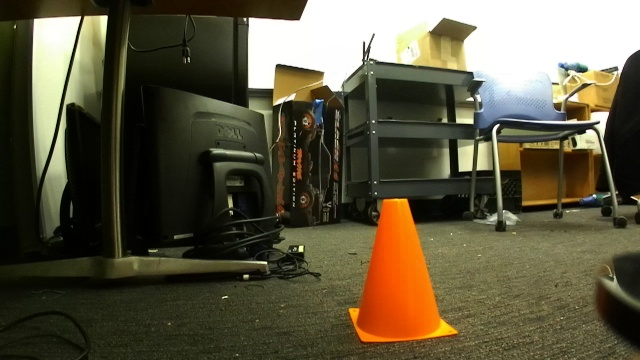
#> input picture lab4_visual_servoing/src/test_images/test1.jpg, 640 x 360 px
$ python -i cone_detection.py   (imports and definitions only)   (older library calls are emulated)
#> lines starting #> are read from the running program, lines starting #| are printed output that depends on the picture; after the words box and inside, x2 and y2 are one past the last pixel; in counts of white or black regions, pixels touching at a corner belong together
#> further down, picture is the input picture: shape (360, 640, 3); mean B, G, R 64.3, 86.9, 92.9
import cv2
import imutils
import numpy as np
import pdb
# from matplotlib import pyplot as plt
# from matplotlib import patches as patches


# [267 lines left out: functions cd_sift_ransac, cd_template_matching, filter_contours, get_contour_centroid, cd_color_segmentation_contours, not called in this run]


def cd_color_segmentation_hsv(img, debug=False):
    """
    Implement the cone detection using color segmentation algorithm
    Input:
        img: np.3darray; the input image with a cone to be detected
    Return:
        bbox: ((x1, y1), (x2, y2)); the bounding box of the cone, unit in px
                (x1, y1) is the bottom left of the bbox and (x2, y2) is the top right of the bbox
    """
#> called with debug = False
    HSV_MIN = np.array([6,225,120])
    HSV_MAX = np.array([35,255,255])
    hsv_img = cv2.cvtColor(img, cv2.COLOR_BGR2HSV)
#> hsv_img: shape (360, 640, 3); mean H, S, V 30.2, 119.7, 95.1

    # Boolean map of orange pixels
    orig_orange_bool = cv2.inRange(hsv_img, HSV_MIN, HSV_MAX)
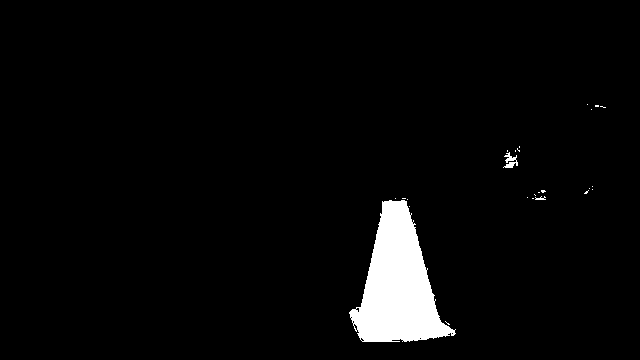
#> orig_orange_bool: shape (360, 640); 3.7% white; 25 white regions (22 under 20 px), largest, box (x1, y1, x2, y2) and area: (349, 200, 456, 342) 8274, (503, 152, 518, 168) 118, (535, 196, 546, 200) 25
    kernel_small = np.ones((2,2),np.uint8)
    kernel_large = np.ones((12,12),np.uint8)

    # Fill in tiny holes then remove small regions of orange
    orange_bool = cv2.dilate(orig_orange_bool, kernel_small)
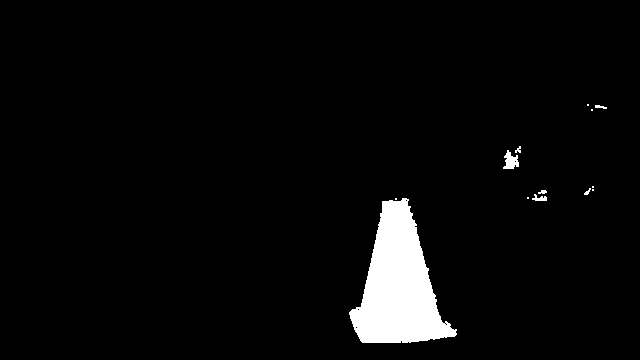
#> orange_bool: shape (360, 640); 3.9% white; 13 white regions (6 under 20 px), largest, box (x1, y1, x2, y2) and area: (349, 198, 457, 343) 8634, (503, 150, 519, 169) 185, (532, 194, 547, 201) 61
    orange_bool = cv2.erode(orange_bool, kernel_large)
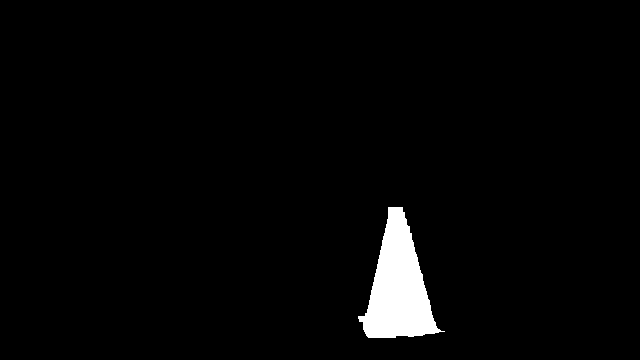
#> orange_bool: shape (360, 640); 2.6% white; 1 white region, box (x1, y1, x2, y2) and area: (358, 207, 445, 338) 5931
    orange_bool = cv2.dilate(orange_bool, kernel_large)
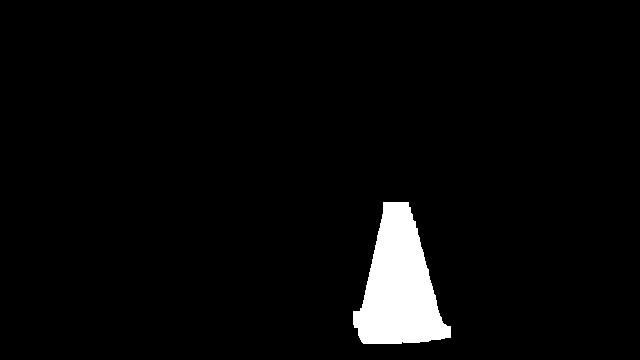
#> orange_bool: shape (360, 640); 3.7% white; 1 white region, box (x1, y1, x2, y2) and area: (353, 202, 451, 344) 8461

    # Find the intersection with originally seen orange pixels
    dilated_orange_bool = cv2.dilate(orange_bool, kernel_large)
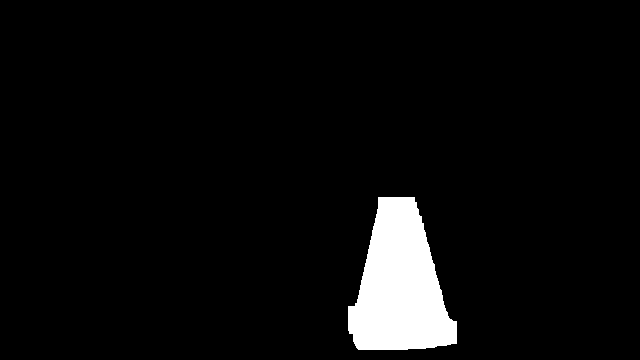
#> dilated_orange_bool: shape (360, 640); 4.9% white; 1 white region, box (x1, y1, x2, y2) and area: (348, 197, 457, 350) 11223
    cone_bool = cv2.bitwise_and(dilated_orange_bool, orig_orange_bool)
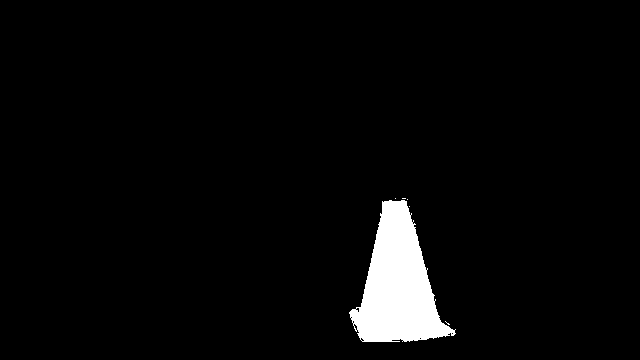
#> cone_bool: shape (360, 640); 3.6% white; 6 white regions (5 under 20 px), largest, box (x1, y1, x2, y2) and area: (349, 200, 456, 342) 8274
    cone_points = np.array(np.where(cone_bool)).T
#> cone_points = 8287 pairs, first value 198 to 341, second value 349 to 455
    # dilated_points = np.array(np.where(dilated_orange_bool)).T
    # orig_points = np.array(np.where(orig_orange_bool)).T
    # points = np.array(np.where(orange_bool)).T

    y1, x1, h, w = cv2.boundingRect(cone_points)
#> y1 = 198; x1 = 349; h = 144; w = 107
    x2 = x1 + w
#> x2 = 456
    y2 = y1 + h
#> y2 = 342

    # [16 lines of commented-out code are left out]
    return ((x1, y1), (x2, y2))

# [6 lines not run here, left out]

>>> import cv2
>>> picture = cv2.imread('test_images/test1.jpg')
>>> result = cd_color_segmentation_hsv(picture)
#> result = ((349, 198), (456, 342))

$ run again, on lab4_visual_servoing/src/test_images/test10.jpg
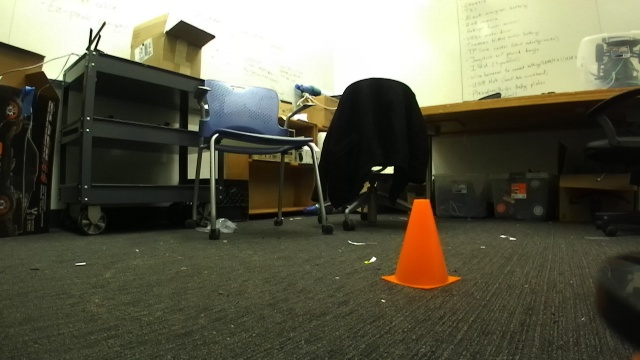
#> input picture lab4_visual_servoing/src/test_images/test10.jpg, 640 x 360 px
#> picture is the input picture: shape (360, 640, 3); mean B, G, R 74.4, 93.1, 94.5
#> hsv_img: shape (360, 640, 3); mean H, S, V 32.9, 80.4, 97.1
#> in cd_color_segmentation_hsv, `orig_orange_bool = cv2.inRange(hsv_img, HSV_MIN, HSV_MAX)`:
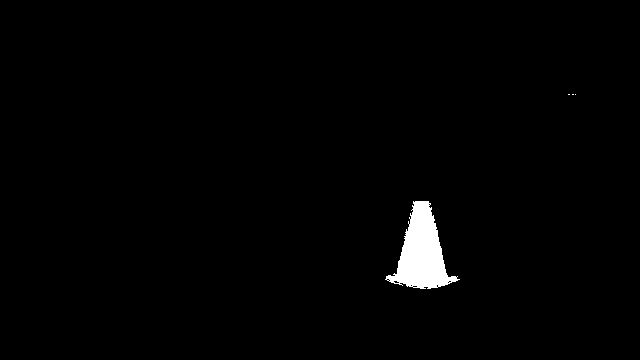
#> orig_orange_bool: shape (360, 640); 1.4% white; 4 white regions (3 under 20 px), largest, box (x1, y1, x2, y2) and area: (385, 201, 460, 289) 3204
#> in cd_color_segmentation_hsv, `dilated_orange_bool = cv2.dilate(orange_bool, kernel_large)`:
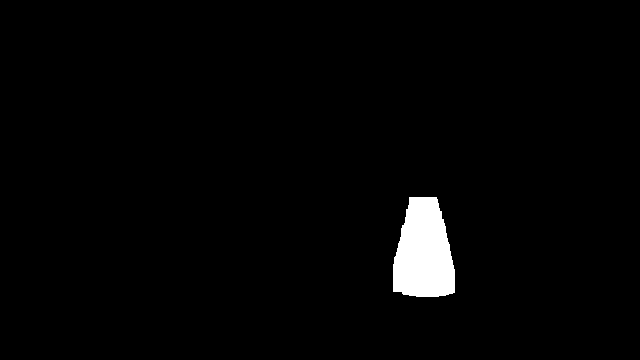
#> dilated_orange_bool: shape (360, 640); 2.1% white; 1 white region, box (x1, y1, x2, y2) and area: (393, 197, 455, 297) 4882
#> cone_bool: shape (360, 640); 1.4% white; 1 white region, box (x1, y1, x2, y2) and area: (393, 201, 455, 289) 3148
#> cone_points = 3148 pairs, first value 201 to 288, second value 393 to 454
#> y1 = 201; x1 = 393; h = 88; w = 62
#> x2 = 455
#> y2 = 289
#> result = ((393, 201), (455, 289))

$ run again, on lab4_visual_servoing/src/test_images/test11.jpg
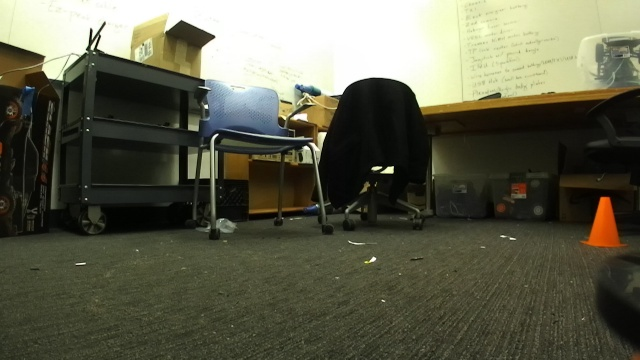
#> input picture lab4_visual_servoing/src/test_images/test11.jpg, 640 x 360 px
#> picture is the input picture: shape (360, 640, 3); mean B, G, R 75.5, 94, 93.7
#> hsv_img: shape (360, 640, 3); mean H, S, V 33.4, 78.3, 96.5
#> in cd_color_segmentation_hsv, `orig_orange_bool = cv2.inRange(hsv_img, HSV_MIN, HSV_MAX)`:
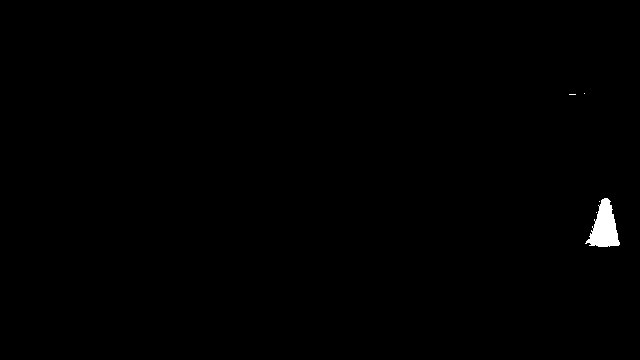
#> orig_orange_bool: shape (360, 640); 0.43% white; 5 white regions (4 under 20 px), largest, box (x1, y1, x2, y2) and area: (585, 198, 620, 247) 975
#> in cd_color_segmentation_hsv, `dilated_orange_bool = cv2.dilate(orange_bool, kernel_large)`:
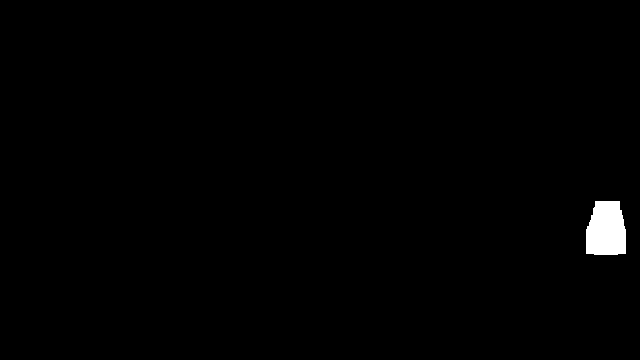
#> dilated_orange_bool: shape (360, 640); 0.82% white; 1 white region, box (x1, y1, x2, y2) and area: (586, 201, 626, 255) 1882
#> cone_bool: shape (360, 640); 0.41% white; 3 white regions (2 under 20 px), largest, box (x1, y1, x2, y2) and area: (586, 201, 620, 247) 954
#> cone_points = 956 pairs, first value 201 to 246, second value 586 to 619
#> y1 = 201; x1 = 586; h = 46; w = 34
#> x2 = 620
#> y2 = 247
#> result = ((586, 201), (620, 247))
